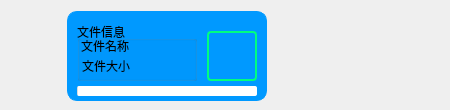
<?xml version="1.0" encoding="UTF-8"?>
<ui version="4.0">
 <class>recvFilebox</class>
 <widget class="QWidget" name="recvFilebox">
  <property name="geometry">
   <rect>
    <x>0</x>
    <y>0</y>
    <width>450</width>
    <height>110</height>
   </rect>
  </property>
  <property name="minimumSize">
   <size>
    <width>450</width>
    <height>110</height>
   </size>
  </property>
  <property name="maximumSize">
   <size>
    <width>450</width>
    <height>110</height>
   </size>
  </property>
  <property name="windowTitle">
   <string>Form</string>
  </property>
  <property name="styleSheet">
   <string notr="true">QLabel#recvmsg_lab{
	padding: 12px; 
	color: rgb(255, 255, 255);
	border-radius: 10px;
	background-color: rgb(0,153,255);
}

QLabel#background_lab{
	background-color: rgb(0,153,255);
	border-radius: 10px;
	border: 1px solid rgb(0,153,255);
}

QWidget#widget:hover{
	border-radius: 10px;
	border: 10px solid rgb(172, 172, 172);
}

QLabel#fileimg_lab{
	border-radius: 4px;
	border: 2px solid rgb(0, 255, 127);
}

QProgressBar#progressBar{
	border-radius: 2px;
}</string>
  </property>
  <layout class="QGridLayout" name="gridLayout">
   <item row="0" column="0">
    <widget class="QLabel" name="headImg_lab">
     <property name="minimumSize">
      <size>
       <width>50</width>
       <height>50</height>
      </size>
     </property>
     <property name="maximumSize">
      <size>
       <width>50</width>
       <height>50</height>
      </size>
     </property>
     <property name="text">
      <string/>
     </property>
    </widget>
   </item>
   <item row="0" column="1">
    <widget class="QWidget" name="widget" native="true">
     <property name="minimumSize">
      <size>
       <width>202</width>
       <height>92</height>
      </size>
     </property>
     <property name="maximumSize">
      <size>
       <width>202</width>
       <height>92</height>
      </size>
     </property>
     <widget class="QLabel" name="background_lab">
      <property name="geometry">
       <rect>
        <x>0</x>
        <y>0</y>
        <width>200</width>
        <height>90</height>
       </rect>
      </property>
      <property name="minimumSize">
       <size>
        <width>200</width>
        <height>90</height>
       </size>
      </property>
      <property name="maximumSize">
       <size>
        <width>200</width>
        <height>90</height>
       </size>
      </property>
      <property name="text">
       <string/>
      </property>
     </widget>
     <widget class="QLabel" name="fileimg_lab">
      <property name="geometry">
       <rect>
        <x>140</x>
        <y>20</y>
        <width>50</width>
        <height>50</height>
       </rect>
      </property>
      <property name="minimumSize">
       <size>
        <width>50</width>
        <height>50</height>
       </size>
      </property>
      <property name="maximumSize">
       <size>
        <width>50</width>
        <height>50</height>
       </size>
      </property>
      <property name="text">
       <string/>
      </property>
      <property name="pixmap">
       <pixmap resource="../../image/Image.qrc">:/new/icons/icons/becurrent/file.png</pixmap>
      </property>
      <property name="scaledContents">
       <bool>true</bool>
      </property>
     </widget>
     <widget class="QGroupBox" name="groupBox_2">
      <property name="geometry">
       <rect>
        <x>10</x>
        <y>10</y>
        <width>120</width>
        <height>60</height>
       </rect>
      </property>
      <property name="minimumSize">
       <size>
        <width>120</width>
        <height>60</height>
       </size>
      </property>
      <property name="maximumSize">
       <size>
        <width>120</width>
        <height>60</height>
       </size>
      </property>
      <property name="title">
       <string>文件信息</string>
      </property>
      <property name="alignment">
       <set>Qt::AlignLeading|Qt::AlignLeft|Qt::AlignVCenter</set>
      </property>
      <widget class="QLabel" name="filename_lab">
       <property name="geometry">
        <rect>
         <x>4</x>
         <y>15</y>
         <width>110</width>
         <height>20</height>
        </rect>
       </property>
       <property name="minimumSize">
        <size>
         <width>110</width>
         <height>20</height>
        </size>
       </property>
       <property name="maximumSize">
        <size>
         <width>110</width>
         <height>20</height>
        </size>
       </property>
       <property name="text">
        <string>文件名称</string>
       </property>
       <property name="alignment">
        <set>Qt::AlignLeading|Qt::AlignLeft|Qt::AlignVCenter</set>
       </property>
      </widget>
      <widget class="QLabel" name="filesize_lab">
       <property name="geometry">
        <rect>
         <x>5</x>
         <y>35</y>
         <width>110</width>
         <height>20</height>
        </rect>
       </property>
       <property name="minimumSize">
        <size>
         <width>110</width>
         <height>20</height>
        </size>
       </property>
       <property name="maximumSize">
        <size>
         <width>110</width>
         <height>20</height>
        </size>
       </property>
       <property name="text">
        <string>文件大小</string>
       </property>
       <property name="alignment">
        <set>Qt::AlignLeading|Qt::AlignLeft|Qt::AlignVCenter</set>
       </property>
      </widget>
     </widget>
     <widget class="QProgressBar" name="progressBar">
      <property name="geometry">
       <rect>
        <x>10</x>
        <y>75</y>
        <width>180</width>
        <height>10</height>
       </rect>
      </property>
      <property name="minimumSize">
       <size>
        <width>180</width>
        <height>10</height>
       </size>
      </property>
      <property name="maximumSize">
       <size>
        <width>180</width>
        <height>10</height>
       </size>
      </property>
      <property name="value">
       <number>0</number>
      </property>
      <property name="textVisible">
       <bool>false</bool>
      </property>
     </widget>
    </widget>
   </item>
   <item row="0" column="2">
    <spacer name="horizontalSpacer">
     <property name="orientation">
      <enum>Qt::Horizontal</enum>
     </property>
     <property name="sizeHint" stdset="0">
      <size>
       <width>159</width>
       <height>20</height>
      </size>
     </property>
    </spacer>
   </item>
  </layout>
 </widget>
 <resources>
  <include location="../../image/Image.qrc"/>
 </resources>
 <connections/>
</ui>
